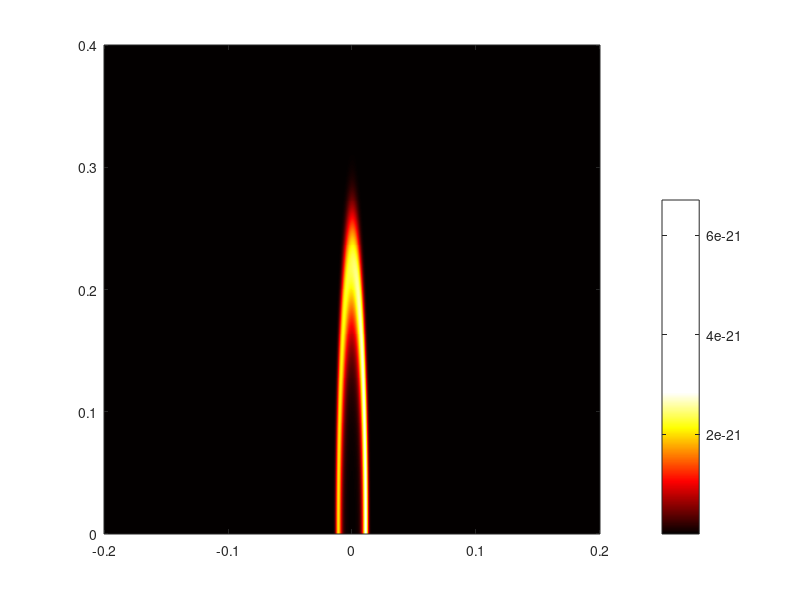

The MATLAB source for this figure: (Note: this script raises an error after producing the figure.)
clear all;
clc;
close all;


addpath(genpath('.\image'));
addpath(genpath('.\image2'));
addpath(genpath('.\data'));
addpath(genpath('.\dataRGB'));
addpath(genpath('.\len_sub'));
addpath(genpath('.\频域重聚焦精简'));
%% ===================== 1. 火焰辐射模型 =====================
t1 = 1200;     % 温度增量 (K)
t2 = 900;      % 环境温度 (K)
m  = 3;        % 形状参数
n  = 0.9;
R  = 0.04;     % m
Z  = 0.4;      % m
x  = 0;     % 固定切面位置

Ny = 500;
Nz = 500;
[y,z] = meshgrid(linspace(-0.4, 0.4, Ny), linspace(0, 0.4, Nz));

% 温度场
term = m * (x.^2/R.^2 + y.^2/R.^2 + z.^2/Z.^2) - n;
T = t1 * exp(-(term.^2)) + t2;

% 单色辐射模型
lambda = 0.610;      % um
c1 = 3.7418e-16;
c2 = 1.4388e4;       % um*K
Eb = c1 .* lambda.^(-5) ./ (exp(c2 ./ (lambda .* T)) - 1);

% Beer 衰减
ke = 8;             % m^-1
y_max = max(y(:));
L = y_max - y;
I = Eb .* exp(-ke .* L);

%% ===================== 2. 显示火焰辐射图 =====================
figure('Color','white');
imagesc(linspace(-0.2, 0.2, Ny), linspace(0, 0.4, Nz), I);
set(gca, 'YDir', 'normal');
colormap(hot(256));

cb = colorbar;
cb.Position = [0.93 0.15 0.03 0.7];
cb.Label.String = '单色辐射强度';
cb.Label.Rotation = 0;
cb.Label.Units = 'normalized';
cb.Label.Position = [0.75 1.15 3.5];
cb.Label.FontSize = 12;

axis tight;
axis image;
grid off;
pbaspect([1 5 1]);
xlabel('径向坐标 y (m)');
ylabel('轴向坐标 z (m)');
title(['辐射传输成像结果, k_e = ', num2str(ke), ' m^{-1}']);
clim([min(I(:)) max(I(:))]);

%% ===================== 3. 把火焰辐射图转成 LF_sim 输入 =====================
I_norm = I - min(I(:));
if max(I_norm(:)) > 0
    I_norm = I_norm / max(I_norm(:));
end

I_norm = I_norm .^ 0.7;   % gamma 调整

obj_gray = uint8(I_norm * 255);
obj = repmat(obj_gray, [1, 1, 3]);   % RGB 三通道

object_num = 1;
d = 600;   % mm，火焰到主透镜距离

%% ===================== 4. 光场相机参数 =====================
v = 16;          % 像距
N_line = 81;     % 主透镜离散化
d_m = 18;

D = 4;           % 主透镜直径
F = 16;          % 焦距
lens_d = 0.08;   % 微透镜直径
sen_N = 20;      % 每个微透镜后传感器像素数

lens_f = lens_d * F / D;
lens_v = lens_f + v;
micr_N = ceil(D / lens_d);
sen_N_total = micr_N * sen_N;
sen_d = lens_d / sen_N;

if mod(sen_N_total,2) == 0
    sen_N_total = sen_N_total + 1;
end

im_max = zeros(3,1);

%% ===================== 5. 火焰辐射图送入 LF_sim =====================
tic
for k = 1:3
    fprintf('正在计算第 %d 个通道...\n', k);
    obje = double(obj(:,:,k));
   obj_w = 0.60 * 1000;   % 横向物理宽度，0.08 m = 80 mm
obj_h = 0.90 * 1000;   % 纵向物理高度，0.40 m = 400 mm

    im = LF_sim(obje, d, obj_w, obj_h, D, N_line, F, v, lens_d, lens_f, sen_N);
    im_max(k) = max(im(:));

    save(sprintf('./dataRGB/im_d_%d_v_%d_Nline_%d_%d.mat', d, v, N_line, k), 'im');
end
t = toc;
fprintf('\n模拟光场传输时间为：t = %.3f s\n', t);
%% ===================== 5.1 组装 5D 光场数据 =====================
LF_R = load(sprintf('./dataRGB/im_d_%d_v_%d_Nline_%d_%d.mat', d, v, N_line, 1));
LF_G = load(sprintf('./dataRGB/im_d_%d_v_%d_Nline_%d_%d.mat', d, v, N_line, 2));
LF_B = load(sprintf('./dataRGB/im_d_%d_v_%d_Nline_%d_%d.mat', d, v, N_line, 3));

LF_R = LF_R.im;
LF_G = LF_G.im;
LF_B = LF_B.im;

fprintf('\nR通道维度: ');
disp(size(LF_R));
fprintf('G通道维度: ');
disp(size(LF_G));
fprintf('B通道维度: ');
disp(size(LF_B));

% 先检查三个通道尺寸是否一致
if ~isequal(size(LF_R), size(LF_G), size(LF_B))
    error('三个通道的光场尺寸不一致，不能合并成5D光场。');
end

% 组装为 5D 光场
LF = cat(5, LF_R, LF_G, LF_B);

fprintf('\n5D光场 LF 的维度为: ');
disp(size(LF));
fprintf('LF 的维数 ndims(LF) = %d\n', ndims(LF));

save(sprintf('./dataRGB/LF_5D_d_%d_v_%d_Nline_%d.mat', d, v, N_line), 'LF', '-v7.3');

fprintf('5D光场数据已保存完成！\n');

%% ===================== 6. 显示输入场景 =====================
figure;
imshow(obj, []);
title('输入 LF_sim 的火焰辐射图 obj');
fprintf('\n已画出火焰场景图像！\n');

%% ===================== 7. 显示传感器图像 =====================
im_RGB = reshape4to2_im(d, v, N_line, micr_N, sen_N, im_max);

figure;
imagesc(linspace(-0.2, 0.2, Ny), linspace(0, 0.4, Nz), I);
set(gca, 'YDir', 'normal');
imshow(im_RGB, []);
title('带微透镜阵列的传感器图像');
imwrite(im_RGB, sprintf('./dataRGB/im_d_%d_v_%d_Nline_%d_RGB.jpg', d, v, N_line));
% 设置显示比例，确保纵横比与火焰图像一致

fprintf('\n已画出传感器图像！\n');



disp('The end!');
